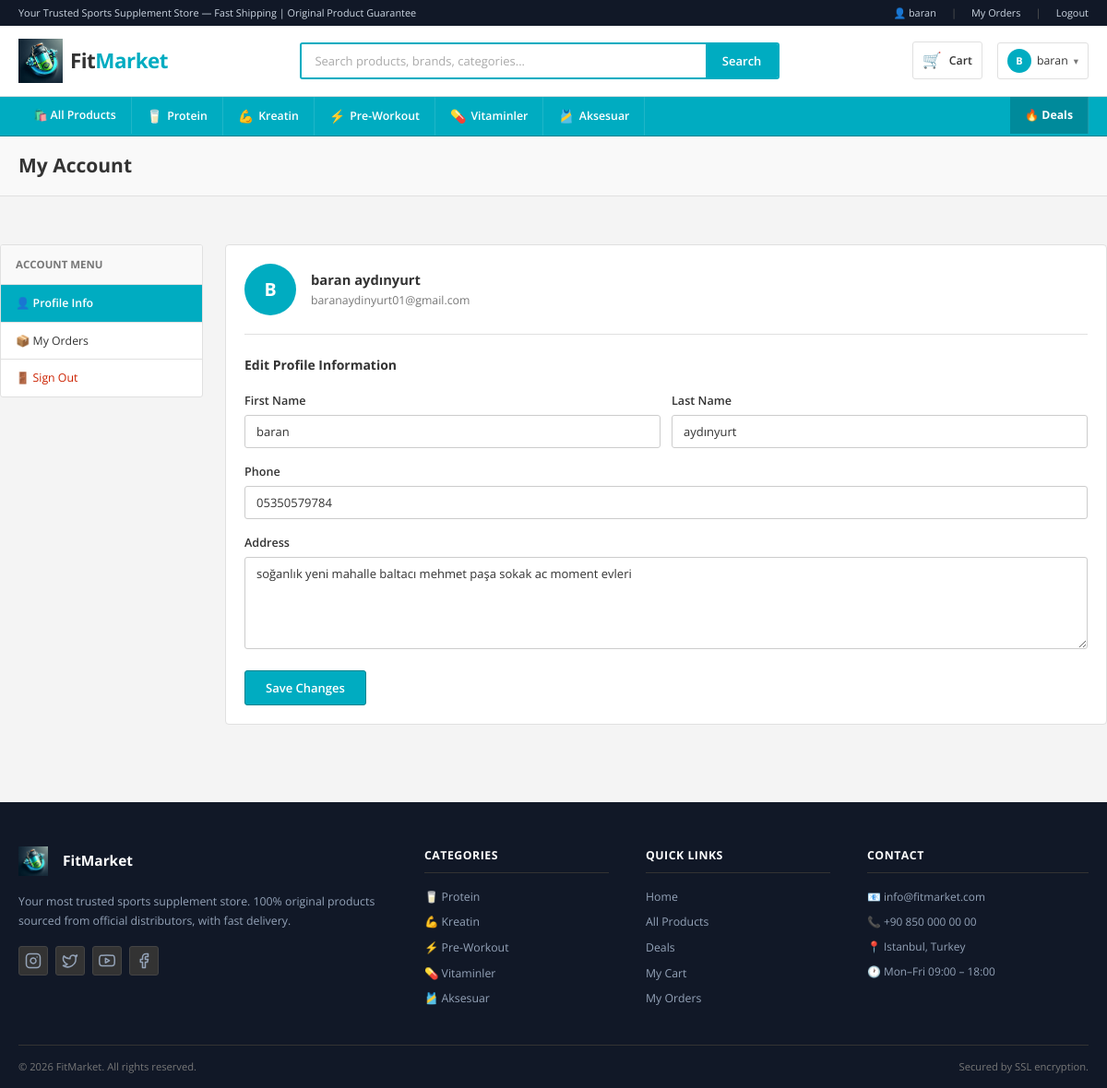
/profile/ (signed in), run on the app's committed database.
### app/models/user.py (models this page shows, shortened)
class User(UserMixin, db.Model):
    __tablename__ = 'users'
    id = db.Column(db.Integer, primary_key=True)
    username = db.Column(db.String(80), unique=True, nullable=False)
    email = db.Column(db.String(120), unique=True, nullable=False)
    password_hash = db.Column(db.String(256), nullable=False)
    first_name = db.Column(db.String(80))
    last_name = db.Column(db.String(80))
    phone = db.Column(db.String(20))
    address = db.Column(db.Text)
    is_admin = db.Column(db.Boolean, default=False)
    created_at = db.Column(db.DateTime, default=datetime.utcnow)
    orders = db.relationship('Order', backref='user', lazy='dynamic')
    cart_items = db.relationship('CartItem', backref='user', lazy='dynamic', cascade='all, delete-orphan')
    reviews = db.relationship('Review', backref='user', lazy='dynamic')
    @property
    def full_name(self):
        if self.first_name and self.last_name:
            return f"{self.first_name} {self.last_name}"
        return self.username

### app/models/product.py (models this page shows, shortened)
class Category(db.Model):
    __tablename__ = 'categories'
    id = db.Column(db.Integer, primary_key=True)
    name = db.Column(db.String(100), unique=True, nullable=False)
    slug = db.Column(db.String(100), unique=True, nullable=False)
    description = db.Column(db.Text)
    icon = db.Column(db.String(50), default='🏋️')
    products = db.relationship('Product', backref='category', lazy='dynamic')

### app/routes/profile.py (the view)
@profile_bp.route('/')
@login_required
def profile():
    return render_template('profile/profile.html')

### app/models/user.py (called while the page is built)
@login_manager.user_loader
def load_user(user_id):
    return db.session.get(User, int(user_id))

### app/templates/profile/profile.html (shortened to what this page needs)
{% extends "base.html" %}
{% block content %}
<div class="page-header">
  <div class="container">
    <h1>My Account</h1>
  </div>
</div>
<div class="container section-sm">
  <div class="profile-layout">
    <div class="profile-sidebar">
      <div class="profile-sidebar-heading">Account Menu</div>
      <a href="{{ url_for('profile.profile') }}" class="profile-sidebar-link active">👤 Profile Info</a>
      <a href="{{ url_for('profile.orders') }}" class="profile-sidebar-link">📦 My Orders</a>
      <a href="{{ url_for('auth.logout') }}" class="profile-sidebar-link" style="color:var(--danger);">🚪 Sign Out</a>
    </div>
    <div>
      <div class="card">
        <div class="card-body">
          <div style="display:flex; align-items:center; gap:16px; margin-bottom:24px; padding-bottom:20px; border-bottom:1px solid var(--border);">
            <div style="width:56px; height:56px; border-radius:50%; background:var(--primary); display:flex; align-items:center; justify-content:center; font-size:1.4rem; font-weight:700; color:#fff; flex-shrink:0;">
              {{ (current_user.first_name or current_user.username)[0].upper() }}
            </div>
            <div>
              <div style="font-weight:700; font-size:1.05rem;">{{ current_user.full_name }}</div>
              <div style="color:var(--text-muted); font-size:0.88rem;">{{ current_user.email }}</div>
            </div>
          </div>
          <h3 style="font-size:1rem; margin-bottom:20px;">Edit Profile Information</h3>
          <form method="post" action="{{ url_for('profile.update') }}">
            <div style="display:grid; grid-template-columns:1fr 1fr; gap:12px;">
              <div class="form-group">
                <label class="form-label">First Name</label>
                <input type="text" name="first_name" class="form-control" value="{{ current_user.first_name or '' }}">
              </div>
              <div class="form-group">
                <label class="form-label">Last Name</label>
                <input type="text" name="last_name" class="form-control" value="{{ current_user.last_name or '' }}">
              </div>
            </div>
            <div class="form-group">
              <label class="form-label">Phone</label>
              <input type="tel" name="phone" class="form-control" value="{{ current_user.phone or '' }}" placeholder="+1 555 000 0000">
            </div>
            <div class="form-group">
              <label class="form-label">Address</label>
              <textarea name="address" class="form-control" rows="3" placeholder="Your home address">{{ current_user.address or '' }}</textarea>
            </div>
            <button type="submit" class="btn btn-primary">Save Changes</button>
          </form>
        </div>
      </div>
    </div>
  </div>
</div>
{% endblock %}

### app/templates/base.html (shortened to what this page needs)
<!DOCTYPE html>
<html lang="en">
<head>
  <link rel="stylesheet" href="{{ url_for('static', filename='css/main.css') }}">
  <link rel="stylesheet" href="{{ url_for('static', filename='css/components.css') }}">
  <link rel="stylesheet" href="{{ url_for('static', filename='css/pages.css') }}">
</head>
<body>
  <div class="topbar">
    <div class="container">
      <div class="topbar-inner">
        <div class="topbar-left">Your Trusted Sports Supplement Store — Fast Shipping | Original Product Guarantee</div>
        <div class="topbar-right">
          {% if current_user.is_authenticated %}
          <a href="{{ url_for('profile.profile') }}">👤 {{ current_user.first_name or current_user.username }}</a>
          <span class="topbar-sep">|</span>
          <a href="{{ url_for('profile.orders') }}">My Orders</a>
          <span class="topbar-sep">|</span>
          <a href="{{ url_for('auth.logout') }}">Logout</a>
          {% else %}
          <a href="{{ url_for('auth.login') }}">Sign In</a>
          <span class="topbar-sep">|</span>
          <a href="{{ url_for('auth.register') }}">Register</a>
          {% endif %}
        </div>
      </div>
    </div>
  </div>
  <header class="main-header">
    <div class="container">
      <div class="main-header-inner">
        <a href="{{ url_for('main.index') }}" class="navbar-brand">
          <img src="{{ url_for('static', filename='img/logo.png') }}"
            onerror="this.src='https://via.placeholder.com/40x40/0B1120/00E5FF?text=FM'" alt="FitMarket Logo"
            style="height: 48px; width: auto; object-fit: contain;">
          <div class="navbar-brand-text">Fit<span>Market</span></div>
        </a>
        <form action="{{ url_for('products.list_products') }}" method="get" class="header-search" id="searchForm">
          <input type="text" name="q" placeholder="Search products, brands, categories..."
            value="{{ request.args.get('q', '') }}" autocomplete="off">
          <button type="submit" class="header-search-btn">Search</button>
        </form>
        <div class="header-actions">
          <a href="{{ url_for('cart.view_cart') }}" class="header-cart-link" title="My Cart">
            <span class="header-cart-icon">🛒</span>
            <span class="header-cart-label">Cart</span>
          </a>
          {% if current_user.is_authenticated %}
          <div class="header-user-dropdown">
            <a href="#" class="header-user-btn">
              <div class="user-avatar">{{ (current_user.first_name or current_user.username)[0].upper() }}</div>
              <span>{{ current_user.first_name or current_user.username }}</span>
              <span style="color:var(--text-muted); font-size:0.75rem;">▾</span>
            </a>
          </div>
          {% else %}
          <a href="{{ url_for('auth.login') }}" class="btn btn-outline btn-sm">Sign In</a>
          <a href="{{ url_for('auth.register') }}" class="btn btn-primary btn-sm">Register</a>
          {% endif %}
        </div>
      </div>
    </div>
  </header>
  <nav class="category-navbar" id="categoryNav">
    <div class="container">
      <div class="category-nav-inner">
        <div class="cat-nav-item">
          <a href="{{ url_for('products.list_products') }}"
            class="cat-nav-link {% if request.endpoint == 'products.list_products' and not request.args.get('category') %}active{% endif %}">
            🛍️ All Products
          </a>
        </div>
        {% for cat in all_categories %}
        <div class="cat-nav-item">
          <a href="{{ url_for('products.list_products', category=cat.slug) }}"
            class="cat-nav-link {% if request.args.get('category') == cat.slug %}active{% endif %}">
            <span class="cat-icon">{{ cat.icon }}</span> {{ cat.name }}
          </a>
        </div>
        {% endfor %}
        <div class="cat-nav-item" style="margin-left:auto;">
          <a href="{{ url_for('products.list_products', sort='price_asc') }}" class="cat-nav-link"
            style="background:rgba(0,0,0,0.2); font-weight:700;">
            🔥 Deals
          </a>
        </div>
      </div>
    </div>
  </nav>
  <main>
    {% block content %}{% endblock %}
  </main>
  <footer class="footer">
    <div class="container">
      <div class="footer-grid">
        <div>
          <a href="{{ url_for('main.index') }}" class="footer-logo">
            <img src="{{ url_for('static', filename='img/logo.png') }}"
              onerror="this.src='https://via.placeholder.com/32x32/0B1120/00E5FF?text=FM'" alt="FitMarket Logo"
              style="height: 32px; width: auto; margin-right: 8px; object-fit: contain;">
            <span class="footer-logo-text">FitMarket</span>
          </a>
          <p class="footer-brand-desc">Your most trusted sports supplement store. 100% original products sourced from
            official distributors, with fast delivery.</p>
          <div class="social-links">
            <a href="https://www.instagram.com" target="_blank" rel="noopener noreferrer" class="social-link" title="Instagram">
            </a>
            <a href="https://twitter.com" target="_blank" rel="noopener noreferrer" class="social-link" title="Twitter">
              <svg width="18" height="18" viewBox="0 0 24 24" fill="none" stroke="currentColor" stroke-width="2" stroke-linecap="round" stroke-linejoin="round"><path d="M22 4s-.7 2.1-2 3.4c1.6 10-9.4 17.3-18 11.6 2.2.1 4.4-.6 6-2C3 15.5.5 9.6 3 5c2.2 2.6 5.6 4.1 9 4-.9-4.2 4-6.6 7-3.8 1.1 0 3-1.2 3-1.2z"></path></svg>
            </a>
            <a href="https://www.youtube.com" target="_blank" rel="noopener noreferrer" class="social-link" title="YouTube">
            </a>
            <a href="https://www.facebook.com" target="_blank" rel="noopener noreferrer" class="social-link" title="Facebook">
              <svg width="18" height="18" viewBox="0 0 24 24" fill="none" stroke="currentColor" stroke-width="2" stroke-linecap="round" stroke-linejoin="round"><path d="M18 2h-3a5 5 0 0 0-5 5v3H7v4h3v8h4v-8h3l1-4h-4V7a1 1 0 0 1 1-1h3z"></path></svg>
            </a>
          </div>
        </div>
        <div>
          <p class="footer-title">Categories</p>
          <div class="footer-links">
            {% for cat in all_categories %}
            <a href="{{ url_for('products.list_products', category=cat.slug) }}">{{ cat.icon }} {{ cat.name }}</a>
            {% endfor %}
          </div>
        </div>
        <div>
          <p class="footer-title">Quick Links</p>
          <div class="footer-links">
            <a href="{{ url_for('main.index') }}">Home</a>
            <a href="{{ url_for('products.list_products') }}">All Products</a>
            <a href="{{ url_for('products.list_products', sort='price_asc') }}">Deals</a>
            <a href="{{ url_for('cart.view_cart') }}">My Cart</a>
            {% if current_user.is_authenticated %}
            <a href="{{ url_for('profile.orders') }}">My Orders</a>
            {% else %}
            <a href="{{ url_for('auth.login') }}">Sign In</a>
            <a href="{{ url_for('auth.register') }}">Register</a>
            {% endif %}
          </div>
        </div>
        <div>
          <p class="footer-title">Contact</p>
          <div class="footer-contact-line">📧 info@fitmarket.com</div>
          <div class="footer-contact-line">📞 +90 850 000 00 00</div>
          <div class="footer-contact-line">📍 Istanbul, Turkey</div>
          <div class="footer-contact-line">🕐 Mon–Fri 09:00 – 18:00</div>
        </div>
      </div>
      <div class="footer-bottom">
        <span>© 2026 FitMarket. All rights reserved.</span>
        <span>Secured by SSL encryption.</span>
      </div>
    </div>
  </footer>
</body>
</html>

### app/static/css/main.css (style rules this page uses)
:root { --primary: #00acc1; --primary-dark: #00838f; --primary-light: #26c6da; --accent: #84cc16; --bg: #f4f4f4; --bg-2: #ffffff; --surface: #ffffff; --surface-2: #f9f9f9; --surface-3: #eeeeee; --border: #e0e0e0; --border-hover: #c0c0c0; --text: #333333; --text-muted: #777777; --text-light: #555555; --success: #28a745; --warning: #e77600; --danger: #cc2200; --info: #00acc1; --nav-top-bg: #111827; --nav-top-text: #cbd5e1; --nav-main-bg: #ffffff; --nav-cat-bg: #00acc1; --nav-cat-text: #ffffff; --footer-bg: #111827; --footer-text: #94a3b8; --radius-sm: 3px; --radius-md: 4px; --radius-lg: 6px; --radius-xl: 8px; --shadow-sm: 0 1px 3px rgba(0,0,0,0.08); --shadow-md: 0 2px 8px rgba(0,0,0,0.10); --shadow-lg: 0 4px 16px rgba(0,0,0,0.12); --transition: all 0.18s ease; --font: 'Open Sans', 'Segoe UI', Arial, sans-serif; --font-body: 'Open Sans', 'Segoe UI', Arial, sans-serif; }
*, *::before, *::after { box-sizing: border-box; margin: 0; padding: 0; }
html { font-size: 14px; scroll-behavior: auto; }
body { font-family: var(--font-body); background: var(--bg); color: var(--text); line-height: 1.6; min-height: 100vh; overflow-x: hidden; }
h1, h2, h3, h4, h5, h6 { font-family: var(--font); font-weight: 700; line-height: 1.3; color: var(--text); }
a { color: var(--primary); text-decoration: none; }
img { max-width: 100%; display: block; }
button { cursor: pointer; font-family: inherit; }
input, textarea, select { font-family: inherit; }
.container { max-width: 1200px; margin: 0 auto; padding: 0 20px; }
.section-sm { padding: 24px 0; }
.btn { display: inline-flex; align-items: center; justify-content: center; gap: 6px; padding: 9px 22px; border: 1px solid transparent; border-radius: var(--radius-sm); font-size: 0.93rem; font-weight: 600; font-family: var(--font); cursor: pointer; text-decoration: none; white-space: nowrap; transition: var(--transition); line-height: 1.4; }
.btn-primary { background: var(--primary); color: #ffffff; border-color: var(--primary-dark); }
.card { background: var(--bg-2); border: 1px solid var(--border); border-radius: var(--radius-md); overflow: hidden; }
.card-body { padding: 20px; }
.form-group { margin-bottom: 16px; }
.form-label { display: block; font-size: 0.9rem; font-weight: 600; color: var(--text); margin-bottom: 5px; }
.form-control { width: 100%; background: #ffffff; border: 1px solid #cccccc; border-radius: var(--radius-sm); padding: 8px 12px; color: var(--text); font-size: 0.93rem; outline: none; transition: border-color 0.15s ease; }
.form-control::placeholder { color: #aaaaaa; }
textarea.form-control { resize: vertical; min-height: 100px; }
.page-header { background: var(--surface-2); border-bottom: 1px solid var(--border); padding: 18px 0; margin-bottom: 28px; }
.page-header h1 { font-size: 1.5rem; color: var(--text); }

### app/static/css/pages.css (style rules this page uses)
.profile-layout { display: grid; grid-template-columns: 220px 1fr; gap: 24px; align-items: start; }
.profile-sidebar { background: #ffffff; border: 1px solid var(--border); border-radius: var(--radius-sm); overflow: hidden; position: sticky; top: 12px; }
.profile-sidebar-heading { background: var(--surface-2); padding: 12px 16px; border-bottom: 1px solid var(--border); font-size: 0.82rem; font-weight: 700; color: var(--text-muted); text-transform: uppercase; }
.profile-sidebar-link { display: flex; align-items: center; gap: 8px; padding: 10px 16px; color: var(--text); font-size: 0.88rem; border-bottom: 1px solid var(--border); text-decoration: none; transition: background 0.12s; }
.profile-sidebar-link.active { background: var(--primary); color: #ffffff; font-weight: 600; }
.profile-sidebar-link:last-child { border-bottom: none; }

### data on the page
User: first_name "baran", first_name "B", full_name "baran aydınyurt", email "baranaydinyurt01@gmail.com", last_name "aydınyurt", phone "05350579784", address "soğanlık yeni mahalle baltacı mehmet paşa sokak ac moment evleri"
Category: icon "🥛", name "Protein"
Category: icon "💪", name "Kreatin"
Category: icon "⚡", name "Pre-Workout"
Category: icon "💊", name "Vitaminler"
Category: icon "🎽", name "Aksesuar"
